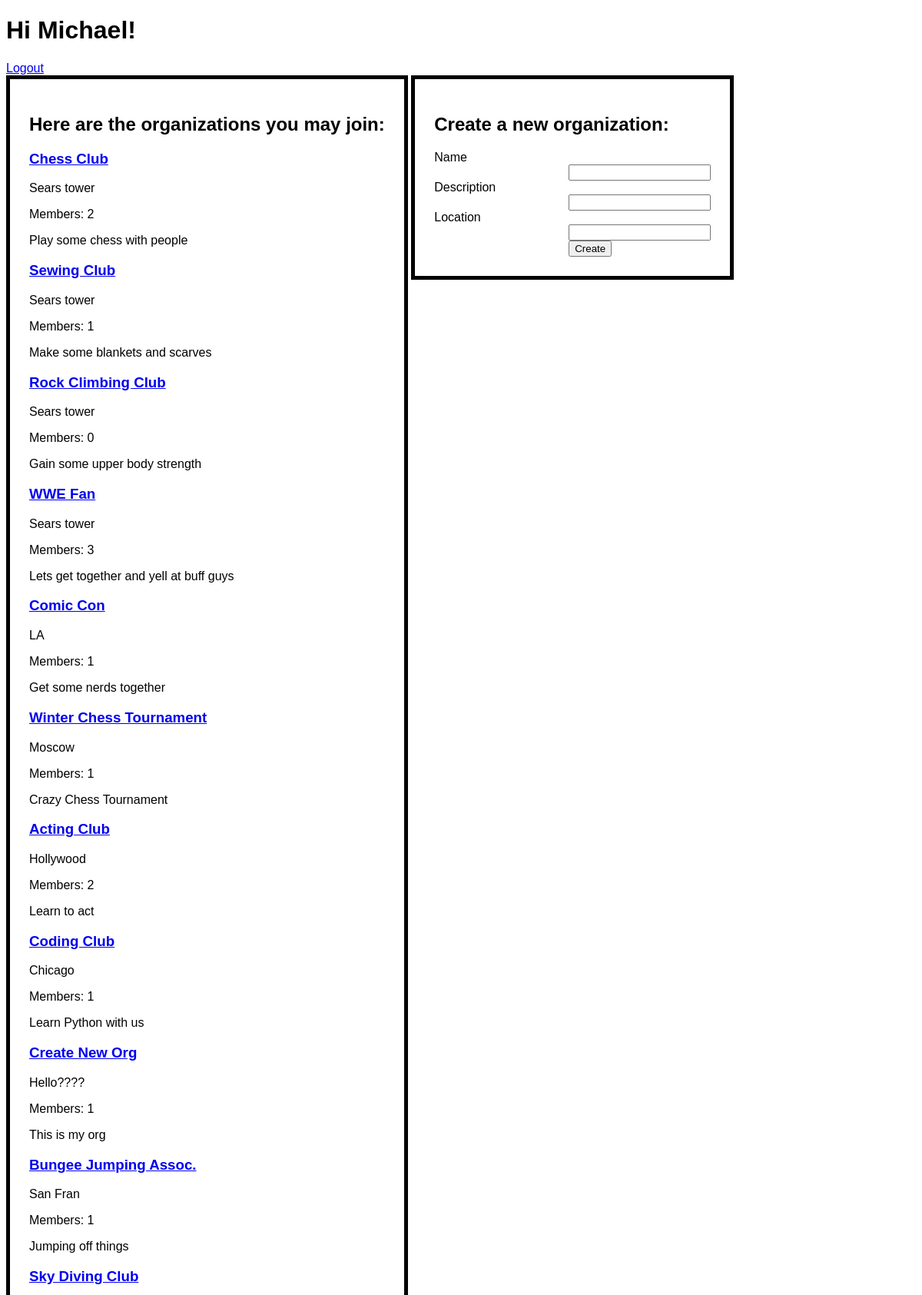
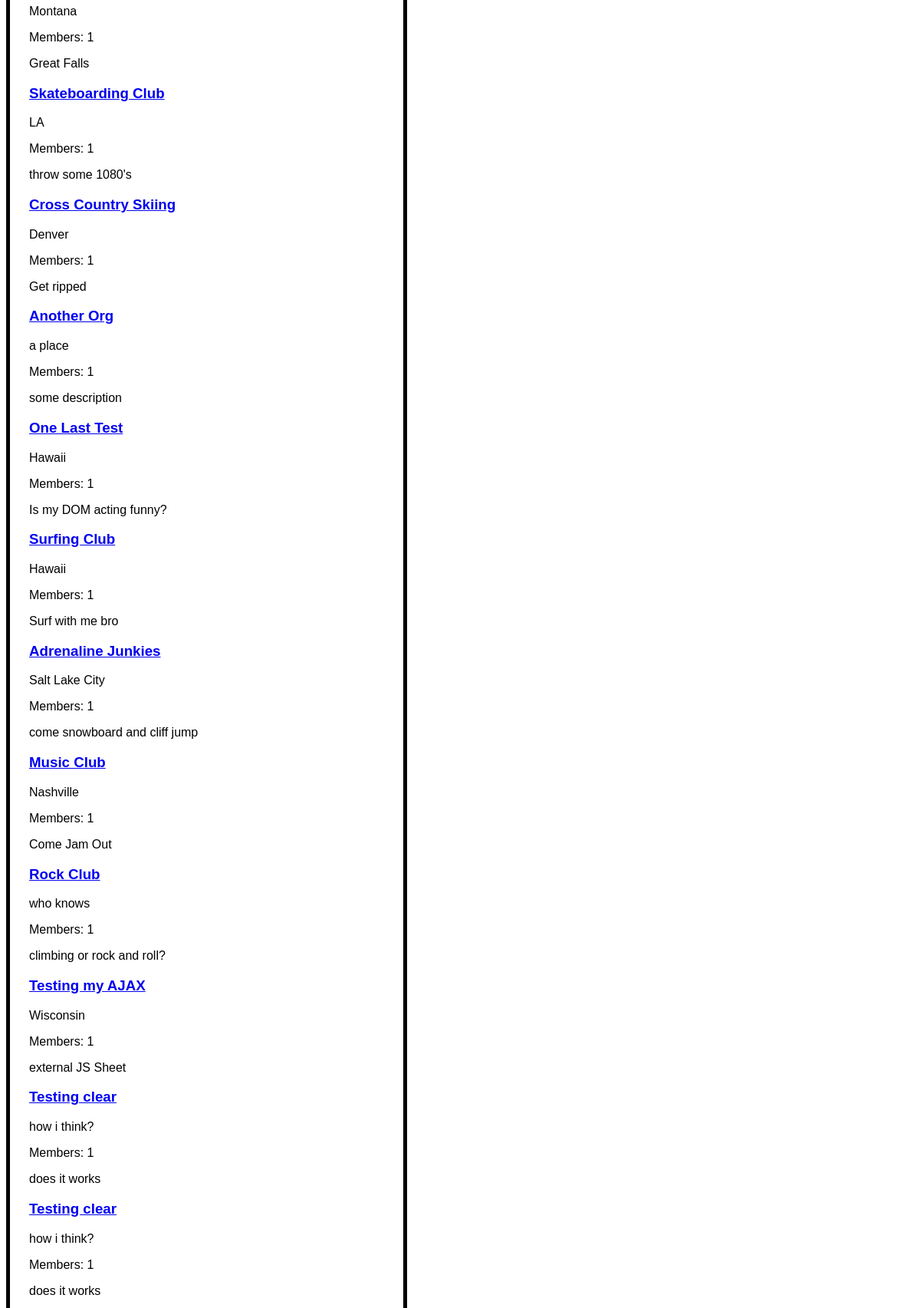
Page /groups (signed in, upper part) on the committed database (2 pictures, top to bottom).
### orgs/models.py (models this page shows)
class User(models.Model):
    first_name=models.CharField(max_length=255)
    last_name=models.CharField(max_length=255)
    email=models.CharField(max_length=255)
    password=models.CharField(max_length=255)
    created_at=models.DateTimeField(auto_now_add=True)
    updated_at=models.DateTimeField(auto_now=True)
    objects=UserManager()

class Org(models.Model):
    name=models.CharField(max_length=255)
    description=models.CharField(max_length=255)
    location=models.CharField(max_length=255)
    members=models.ManyToManyField(User, related_name="orgs")
    creator=models.ForeignKey(User, related_name="created_orgs", on_delete=models.CASCADE)
    created_at=models.DateTimeField(auto_now_add=True)
    updated_at=models.DateTimeField(auto_now=True)
    objects=OrgManager()

### orgs/views.py (the view)
# urls.py: path('groups', views.groups),
def groups(request):
    context={
        'all_groups': Org.objects.all()
    }
    return render(request, "groups.html", context)

### orgs/templates/groups.html (shortened to what this page needs)
<!DOCTYPE html>
<html lang="en">
<head>
    {% load static %}
    <link rel="stylesheet" href="{% static 'style.css' %}">
</head>
<body>
    <div id="wrapper">
        <div>
            <h1>Hi {{ request.session.name }}!</h1>
            <a href="/logout">Logout</a>
        </div>
        <div id="groups" class="content">
            <h2>Here are the organizations you may join:</h2>
            {% for group in all_groups %}
            <div id="group{{group.id}}">
                <h3><a href="/groups/{{ group.id }}">{{ group.name }}</a></h3>
                <p>{{ group.location }}</p>
                <p>Members: {{ group.members.count }}</p>
                <p>{{ group.description }}</p>
            </div>
            {% endfor %}
        </div>
        <div class="content">
            <h2>Create a new organization:</h2>
            <form id="createOrg" action="/create_org" method="post">
                <label>Name</label>
                <input id="org_name" type="text" name="name">
                <label>Description</label>
                <input type="text" name="description">
                <label>Location</label>
                <input type="text" name="location">
                <input type="submit" value="Create">
            </form>
        </div>
    </div>
</body>
</html>

### orgs/static/style.css (style rules this page uses)
#wrapper { margin: 0px auto; width: 1200px; font-family: sans-serif; }
input { display: block; margin-left: 175px; }
.content { display: inline-block; border: 5px solid black; vertical-align: top; padding: 25px; }

### rows in the picture
User: session.name "Michael"
Org: name "Chess Club", location "Sears tower", members.count "2", description "Play some chess with people"
Org: name "Sewing Club", location "Sears tower", members.count "1", description "Make some blankets and scarves"
Org: name "Rock Climbing Club", location "Sears tower", members.count "0", description "Gain some upper body strength"
Org: name "WWE Fan", location "Sears tower", members.count "3", description "Lets get together and yell at buff guys"
Org: name "Comic Con", location "LA", members.count "1", description "Get some nerds together"
Org: name "Winter Chess Tournament", location "Moscow", members.count "1", description "Crazy Chess Tournament"
Org: name "Acting Club", location "Hollywood", members.count "2", description "Learn to act"
Org: name "Coding Club", location "Chicago", members.count "1", description "Learn Python with us"
Org: name "Create New Org", location "Hello????", members.count "1", description "This is my org"
Org: name "Bungee Jumping Assoc.", location "San Fran", members.count "1", description "Jumping off things"
Org: name "Sky Diving Club", location "Montana", members.count "1", description "Great Falls"
Org: name "Skateboarding Club", location "LA", members.count "1", description "throw some 1080's"
Org: name "Cross Country Skiing", location "Denver", members.count "1", description "Get ripped"
Org: name "Another Org", location "a place", members.count "1", description "some description"
Org: name "One Last Test", location "Hawaii", members.count "1", description "Is my DOM acting funny?"
Org: name "Surfing Club", location "Hawaii", members.count "1", description "Surf with me bro"
Org: name "Adrenaline Junkies", location "Salt Lake City", members.count "1", description "come snowboard and cliff jump"
Org: name "Music Club", location "Nashville", members.count "1", description "Come Jam Out"
Org: name "Rock Club", location "who knows", members.count "1", description "climbing or rock and roll?"
Org: name "Testing my AJAX", location "Wisconsin", members.count "1", description "external JS Sheet"
Org: name "Testing clear", location "how i think?", members.count "1", description "does it works"
Org: name "Testing clear", location "how i think?", members.count "1", description "does it works"
